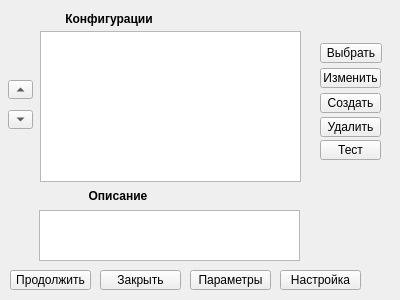
<?xml version="1.0" encoding="UTF-8"?>
<ui version="4.0">
 <class>fmSelectConfig</class>
 <widget class="QMainWindow" name="fmSelectConfig">
  <property name="windowModality">
   <enum>Qt::NonModal</enum>
  </property>
  <property name="geometry">
   <rect>
    <x>0</x>
    <y>0</y>
    <width>400</width>
    <height>300</height>
   </rect>
  </property>
  <property name="sizePolicy">
   <sizepolicy hsizetype="Expanding" vsizetype="Expanding">
    <horstretch>0</horstretch>
    <verstretch>0</verstretch>
   </sizepolicy>
  </property>
  <property name="windowTitle">
   <string>Выбор конфигурации</string>
  </property>
  <widget class="QWidget" name="centralwidget">
   <widget class="QToolButton" name="tbUpConf">
    <property name="geometry">
     <rect>
      <x>8</x>
      <y>110</y>
      <width>25</width>
      <height>19</height>
     </rect>
    </property>
    <property name="text">
     <string>...</string>
    </property>
    <property name="arrowType">
     <enum>Qt::DownArrow</enum>
    </property>
   </widget>
   <widget class="QToolButton" name="tbDnConf">
    <property name="geometry">
     <rect>
      <x>8</x>
      <y>80</y>
      <width>25</width>
      <height>19</height>
     </rect>
    </property>
    <property name="text">
     <string>...</string>
    </property>
    <property name="arrowType">
     <enum>Qt::UpArrow</enum>
    </property>
   </widget>
   <widget class="QToolButton" name="tbSettings">
    <property name="geometry">
     <rect>
      <x>190</x>
      <y>270</y>
      <width>81</width>
      <height>20</height>
     </rect>
    </property>
    <property name="sizePolicy">
     <sizepolicy hsizetype="Ignored" vsizetype="Fixed">
      <horstretch>0</horstretch>
      <verstretch>0</verstretch>
     </sizepolicy>
    </property>
    <property name="font">
     <font>
      <pointsize>9</pointsize>
     </font>
    </property>
    <property name="text">
     <string>Параметры</string>
    </property>
    <property name="toolButtonStyle">
     <enum>Qt::ToolButtonTextOnly</enum>
    </property>
    <property name="arrowType">
     <enum>Qt::NoArrow</enum>
    </property>
   </widget>
   <widget class="QToolButton" name="tbLoadLastConfig">
    <property name="geometry">
     <rect>
      <x>10</x>
      <y>270</y>
      <width>81</width>
      <height>20</height>
     </rect>
    </property>
    <property name="sizePolicy">
     <sizepolicy hsizetype="Ignored" vsizetype="Fixed">
      <horstretch>0</horstretch>
      <verstretch>0</verstretch>
     </sizepolicy>
    </property>
    <property name="font">
     <font>
      <pointsize>9</pointsize>
     </font>
    </property>
    <property name="text">
     <string>Продолжить</string>
    </property>
    <property name="toolButtonStyle">
     <enum>Qt::ToolButtonTextOnly</enum>
    </property>
    <property name="arrowType">
     <enum>Qt::NoArrow</enum>
    </property>
   </widget>
   <widget class="QToolButton" name="tbCloseConfig">
    <property name="geometry">
     <rect>
      <x>100</x>
      <y>270</y>
      <width>81</width>
      <height>20</height>
     </rect>
    </property>
    <property name="sizePolicy">
     <sizepolicy hsizetype="Ignored" vsizetype="Fixed">
      <horstretch>0</horstretch>
      <verstretch>0</verstretch>
     </sizepolicy>
    </property>
    <property name="font">
     <font>
      <pointsize>9</pointsize>
     </font>
    </property>
    <property name="text">
     <string>Закрыть</string>
    </property>
    <property name="toolButtonStyle">
     <enum>Qt::ToolButtonTextOnly</enum>
    </property>
    <property name="arrowType">
     <enum>Qt::NoArrow</enum>
    </property>
   </widget>
   <widget class="QToolButton" name="tbSetting">
    <property name="geometry">
     <rect>
      <x>280</x>
      <y>270</y>
      <width>81</width>
      <height>20</height>
     </rect>
    </property>
    <property name="sizePolicy">
     <sizepolicy hsizetype="Preferred" vsizetype="Fixed">
      <horstretch>0</horstretch>
      <verstretch>0</verstretch>
     </sizepolicy>
    </property>
    <property name="font">
     <font>
      <pointsize>9</pointsize>
     </font>
    </property>
    <property name="text">
     <string>Настройка</string>
    </property>
    <property name="toolButtonStyle">
     <enum>Qt::ToolButtonTextOnly</enum>
    </property>
    <property name="arrowType">
     <enum>Qt::NoArrow</enum>
    </property>
   </widget>
   <widget class="QLabel" name="label">
    <property name="geometry">
     <rect>
      <x>40</x>
      <y>11</y>
      <width>138</width>
      <height>16</height>
     </rect>
    </property>
    <property name="font">
     <font>
      <pointsize>9</pointsize>
      <weight>75</weight>
      <bold>true</bold>
     </font>
    </property>
    <property name="text">
     <string>Конфигурации</string>
    </property>
    <property name="alignment">
     <set>Qt::AlignCenter</set>
    </property>
   </widget>
   <widget class="QListWidget" name="lwConf">
    <property name="geometry">
     <rect>
      <x>40</x>
      <y>31</y>
      <width>261</width>
      <height>151</height>
     </rect>
    </property>
    <property name="selectionMode">
     <enum>QAbstractItemView::SingleSelection</enum>
    </property>
    <property name="selectionBehavior">
     <enum>QAbstractItemView::SelectItems</enum>
    </property>
   </widget>
   <widget class="QToolButton" name="tbChangeConf">
    <property name="geometry">
     <rect>
      <x>320</x>
      <y>68</y>
      <width>61</width>
      <height>20</height>
     </rect>
    </property>
    <property name="sizePolicy">
     <sizepolicy hsizetype="MinimumExpanding" vsizetype="Fixed">
      <horstretch>0</horstretch>
      <verstretch>0</verstretch>
     </sizepolicy>
    </property>
    <property name="font">
     <font>
      <pointsize>9</pointsize>
     </font>
    </property>
    <property name="text">
     <string>Изменить</string>
    </property>
    <property name="toolButtonStyle">
     <enum>Qt::ToolButtonTextOnly</enum>
    </property>
    <property name="arrowType">
     <enum>Qt::NoArrow</enum>
    </property>
   </widget>
   <widget class="QToolButton" name="tbSelectConf">
    <property name="geometry">
     <rect>
      <x>320</x>
      <y>43</y>
      <width>62</width>
      <height>20</height>
     </rect>
    </property>
    <property name="sizePolicy">
     <sizepolicy hsizetype="MinimumExpanding" vsizetype="Fixed">
      <horstretch>0</horstretch>
      <verstretch>0</verstretch>
     </sizepolicy>
    </property>
    <property name="font">
     <font>
      <pointsize>9</pointsize>
     </font>
    </property>
    <property name="text">
     <string>Выбрать</string>
    </property>
    <property name="toolButtonStyle">
     <enum>Qt::ToolButtonTextOnly</enum>
    </property>
    <property name="arrowType">
     <enum>Qt::NoArrow</enum>
    </property>
   </widget>
   <widget class="QToolButton" name="tbDelConf">
    <property name="geometry">
     <rect>
      <x>320</x>
      <y>117</y>
      <width>61</width>
      <height>20</height>
     </rect>
    </property>
    <property name="sizePolicy">
     <sizepolicy hsizetype="MinimumExpanding" vsizetype="Fixed">
      <horstretch>0</horstretch>
      <verstretch>0</verstretch>
     </sizepolicy>
    </property>
    <property name="font">
     <font>
      <pointsize>9</pointsize>
     </font>
    </property>
    <property name="text">
     <string>Удалить</string>
    </property>
    <property name="toolButtonStyle">
     <enum>Qt::ToolButtonTextOnly</enum>
    </property>
    <property name="arrowType">
     <enum>Qt::NoArrow</enum>
    </property>
   </widget>
   <widget class="QToolButton" name="tbCreateConf">
    <property name="geometry">
     <rect>
      <x>320</x>
      <y>93</y>
      <width>61</width>
      <height>20</height>
     </rect>
    </property>
    <property name="sizePolicy">
     <sizepolicy hsizetype="MinimumExpanding" vsizetype="Fixed">
      <horstretch>0</horstretch>
      <verstretch>0</verstretch>
     </sizepolicy>
    </property>
    <property name="font">
     <font>
      <pointsize>9</pointsize>
     </font>
    </property>
    <property name="text">
     <string>Создать</string>
    </property>
    <property name="toolButtonStyle">
     <enum>Qt::ToolButtonTextOnly</enum>
    </property>
    <property name="arrowType">
     <enum>Qt::NoArrow</enum>
    </property>
   </widget>
   <widget class="QToolButton" name="tbTestModuls">
    <property name="geometry">
     <rect>
      <x>320</x>
      <y>140</y>
      <width>61</width>
      <height>20</height>
     </rect>
    </property>
    <property name="sizePolicy">
     <sizepolicy hsizetype="Expanding" vsizetype="Fixed">
      <horstretch>0</horstretch>
      <verstretch>0</verstretch>
     </sizepolicy>
    </property>
    <property name="font">
     <font>
      <pointsize>9</pointsize>
     </font>
    </property>
    <property name="text">
     <string>Тест</string>
    </property>
    <property name="toolButtonStyle">
     <enum>Qt::ToolButtonTextOnly</enum>
    </property>
    <property name="arrowType">
     <enum>Qt::NoArrow</enum>
    </property>
   </widget>
   <widget class="QTextBrowser" name="tbDescribe">
    <property name="geometry">
     <rect>
      <x>39</x>
      <y>210</y>
      <width>261</width>
      <height>51</height>
     </rect>
    </property>
   </widget>
   <widget class="QLabel" name="label_2">
    <property name="geometry">
     <rect>
      <x>49</x>
      <y>188</y>
      <width>138</width>
      <height>16</height>
     </rect>
    </property>
    <property name="font">
     <font>
      <pointsize>9</pointsize>
      <weight>75</weight>
      <bold>true</bold>
     </font>
    </property>
    <property name="text">
     <string>Описание</string>
    </property>
    <property name="alignment">
     <set>Qt::AlignCenter</set>
    </property>
   </widget>
  </widget>
 </widget>
 <resources/>
 <connections/>
</ui>
